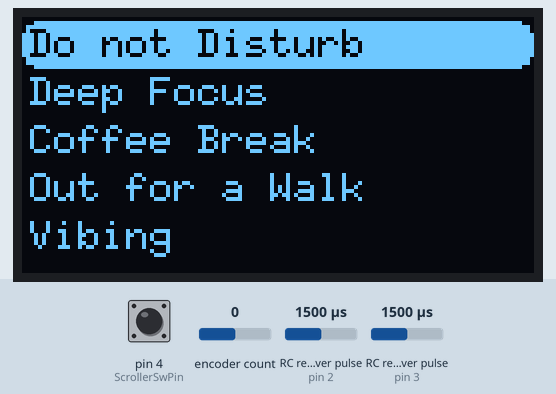
The sketch below on a simulated Arduino Uno, built with avr-gcc and run on an emulated ATmega328P. On the bench: 128×64 one-colour display. Wiring (inferred from the names in the program): 2 × RC receiver channel: data pin 2 / data pin 3. The inputs (shaded band) are chosen by the test bench; at power-on: pin 4 (ScrollerSwPin) HIGH, encoder count 0, RC receiver pulse (sensors on pin 2, pin 3) 1500 µs. What the sketch prints to the serial monitor is not drawn.

Above: at 1.5 s.
1.6 s: pin 4 (ScrollerSwPin) pulled LOW for 1 s
At 3.0 s:
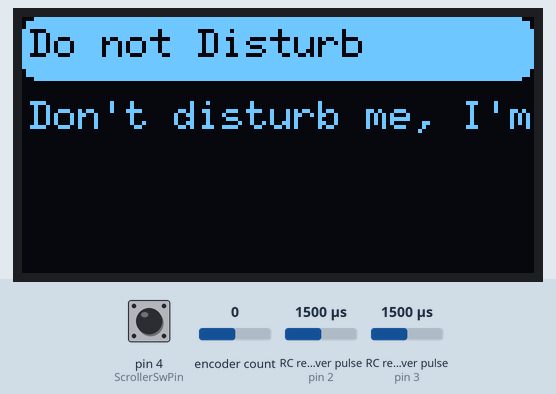
4.1 s: encoder count set to 1
At 4.8 s:
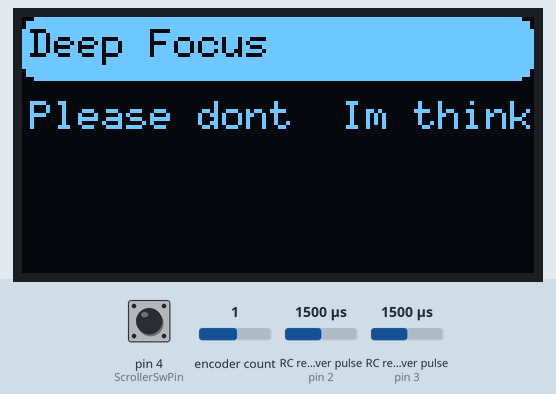
5.9 s: encoder count set to 2
At 7.1 s:
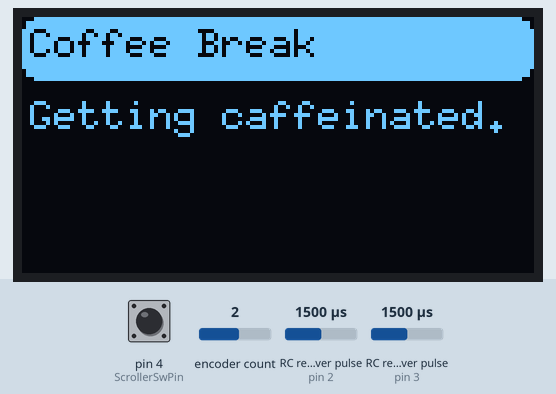
7.6 s: encoder count set to 3
At 9.1 s:
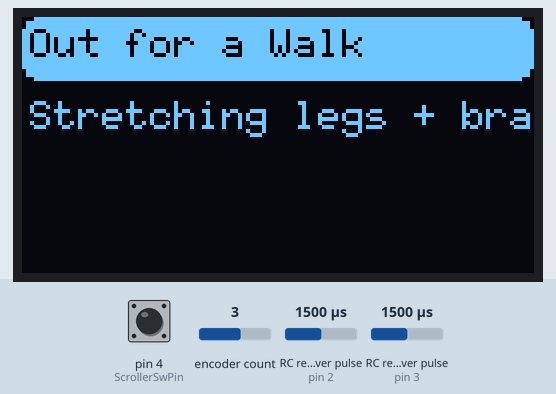
9.4 s: encoder count set to 4
At 10.2 s:
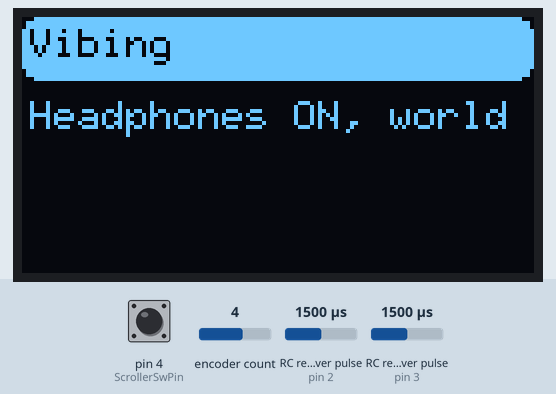
11.0 s: encoder count set to 5
At 12.6 s:
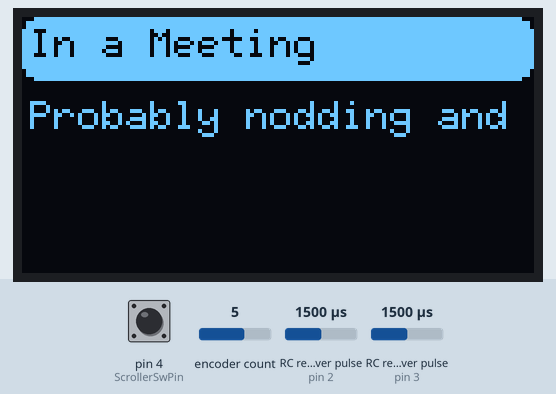
Timing chart, 0 to 13.8 s (numbered marks = the images above; inputs shaded):
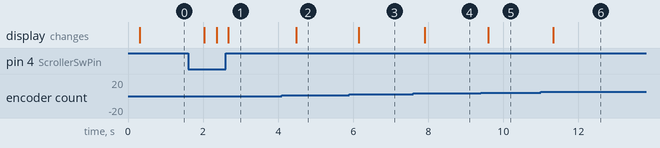

The sketch:

main.ino
```cpp
// Libs
#include <Arduino.h>
#include <U8g2lib.h>
#include <BasicEncoder.h>

// Pins
// Interrupts are supported on pins 2 and 3.
constexpr byte ScrollerClkPin = 2;
constexpr byte ScrollerDtPin = 3;
constexpr byte ScrollerSwPin = 4;

// Hardware
U8G2_SH1106_128X64_NONAME_2_HW_I2C statusDisplay(U8G2_R0, /* reset=*/U8X8_PIN_NONE);
BasicEncoder scroller(ScrollerClkPin, ScrollerDtPin);

// Types
struct Status {
  const char* title;
  const char* description;
};

// Consts
const Status Statuses[] = {
  {
    "Do not Disturb",
    "Don't disturb me, I'm solving world hunger."
  },
  {
    "Deep Focus",
    "Please don’t — I’m thinking in 4D."
  },
  {
    "Coffee Break",
    "Getting caffeinated. Back soon!"
  },
  {
    "Out for a Walk",
    "Stretching legs + brain."
  },
  {
    "Vibing",
    "Headphones ON, world OFF."
  },
  {
    "In a Meeting",
    "Probably nodding and smiling."
  },
  {
    "Lurking",
    "I'm here... just watching."
  },
  {
    "Creative Mode",
    "Color palettes and pixels await."
  },
  {
    "Debugging",
    "Sacrificing sleep to fix semicolons."
  },
  {
    "Nap Time",
    "Gone to recharge. Literally."
  },
  {
    "Gaming",
    "Saving the world... virtually."
  },
  {
    "Studying",
    "Brain.exe is loading..."
  },
  {
    "AFK",
    "Not dead, just away from keyboard."
  },
  {
    "Writing",
    "Crafting characters or variables."
  },
  {
    "Idle",
    "Still here, just not doing much."
  },
  {
    "Cleaning",
    "IRL garbage collection."
  },
  {
    "Brainstorming",
    "May contain lightning bolts."
  },
  {
    "No Talkie",
    "Social battery: 0%"
  },
  {
    "Existential Mode",
    "What even is code, bro?"
  },
  {
    "Self Care",
    "Face mask on. Zen mode engaged."
  }
};

constexpr int NumTotalStatuses = sizeof(Statuses) / sizeof(Statuses[0]);
constexpr int NumVisibleLines = 5;

// Global Variables
int prevScrollPos = 0;
int scrollIndex = 0;
int cursorIndex = 0;
int isDisplayingStatus = false;

// Functions
void drawMessages();
void displayStatus(Status status);

bool isButtonPressed() {
  if (digitalRead(ScrollerSwPin) == LOW) {
    delay(50); // Basic debounce
    if (digitalRead(ScrollerSwPin) == LOW) { // Ensure button is still pressed
      return true;
    }
  }
  return false;
}

void updateScroller() {
  scroller.service();
}

void drawDisplay() {
  // statusDisplay.clearBuffer();
  // statusDisplay.setDrawColor(1);

  if (isDisplayingStatus) {
    displayStatus(Statuses[scrollIndex + cursorIndex]);
  } else {
    drawMessages();
  }
}

void drawMessages() {
  statusDisplay.firstPage();
  do {
    const int fontHeight = statusDisplay.getMaxCharHeight(); // should be 8 for 5x8 font

    for (int i = 0; i < NumVisibleLines; i++) {
      constexpr int lineHeight = 12;
      const int statusIndex = scrollIndex + i;
      if (statusIndex >= NumTotalStatuses) break;

      const int y = (i * lineHeight) + 2;

      // Draw highlight for selected item (top visible item)
      if (i == cursorIndex) {
        constexpr int boxPadding = 1;
        const int boxHeight = fontHeight + (boxPadding * 2);
        const int boxWidth = statusDisplay.getDisplayWidth(); // full width
        statusDisplay.drawRBox(
          0, y - boxPadding,
          boxWidth, boxHeight,
          4 // radius
        );
        // Invert text color for better contrast
        statusDisplay.setDrawColor(0); // Invert text inside highlight
        statusDisplay.drawStr(2, y, Statuses[statusIndex].title);
        statusDisplay.setDrawColor(1); // Reset to normal
      } else {
        statusDisplay.drawStr(2, y, Statuses[statusIndex].title);
      }
    }
  } while (statusDisplay.nextPage());
}

void displayStatus(const Status status) {
  statusDisplay.firstPage();
  do {
    constexpr int boxPadding = 2;
    int y = 0;

    // Set and measure title font
    statusDisplay.setFont(u8g2_font_6x12_tr); // Bigger font for title
    const int titleFontHeight = statusDisplay.getMaxCharHeight();
    const int titleBoxHeight = titleFontHeight + (boxPadding * 2);

    // Draw rounded rectangle behind title
    statusDisplay.drawRBox(
      0, y,
      statusDisplay.getDisplayWidth(), titleBoxHeight,
      4 // Corner radius
    );

    // Draw title (with inverted color for contrast inside box)
    statusDisplay.setDrawColor(0);
    statusDisplay.drawStr(2, y + boxPadding, status.title);
    statusDisplay.setDrawColor(1);

    // Set font for description
    statusDisplay.setFont(u8g2_font_6x10_tr); // Smaller font for description
    y += titleBoxHeight + 4; // Add some spacing

    // Draw description
    statusDisplay.drawStr(2, y, status.description);

  } while (statusDisplay.nextPage());
}

void setup() {
  Serial.begin(9600);

  // Initialize Hardware
  statusDisplay.begin();
  statusDisplay.setFont(u8g2_font_6x10_tr);
  statusDisplay.setFontRefHeightText();
  statusDisplay.setFontPosTop();
  statusDisplay.setDrawColor(1);

  scroller.begin();
  drawMessages();

  pinMode(ScrollerSwPin, INPUT_PULLUP);

  // Interrupts
  attachInterrupt(
    digitalPinToInterrupt(ScrollerClkPin),
    updateScroller, CHANGE
  );
  attachInterrupt(
    digitalPinToInterrupt(ScrollerDtPin),
    updateScroller, CHANGE
  );
}

void loop() {
  drawDisplay();

  if (scroller.get_change()) {
    const int newScrollerPos = scroller.get_count();
    const int delta = newScrollerPos - prevScrollPos;

    if (delta > 0) {
      // Scrolling down
      if (cursorIndex < NumVisibleLines - 1 &&
          scrollIndex + cursorIndex + 1 < NumTotalStatuses) {
        cursorIndex++;
      } else if (scrollIndex + NumVisibleLines < NumTotalStatuses) {
        scrollIndex++;
      }
    } else if (delta < 0) {
      // Scrolling up
      if (cursorIndex > 0) {
        cursorIndex--;
      } else if (scrollIndex > 0) {
        scrollIndex--;
      }
    }

    prevScrollPos = newScrollerPos;
  }

  if (isButtonPressed()) {
    Serial.println("Button pressed!");
    isDisplayingStatus = !isDisplayingStatus;
  }
}
```

Measured:
- after the input at 1.6 s, the display: changes after 0.43 s (image 1)
- after the input at 4.1 s, the display: changes after 0.39 s (image 2)
- after the input at 5.9 s, the display: changes after 0.25 s (image 3)
- after the input at 7.6 s, the display: changes after 0.30 s (image 4)
- after the input at 9.4 s, the display: changes after 0.20 s (image 5)
- after the input at 11.0 s, the display: changes after 0.33 s (image 6)
